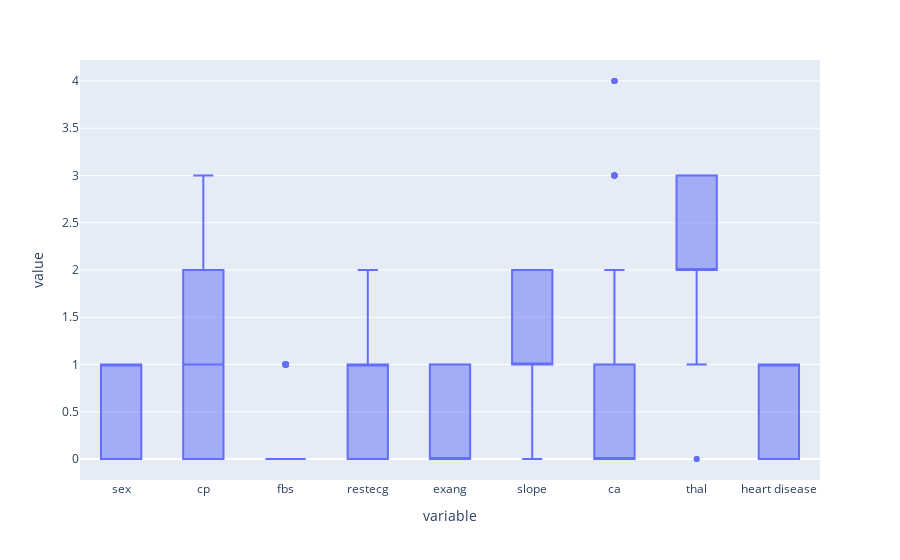

Write notebook code for a chart like this one.
### Markdown cell above
#### 10. Visually identify if there is presence of any outliers in the columns and resolve them using a zscore test and a pvalue threshold of your choosing.

### Code cell
nd = df_all.drop(columns=['age', 'bmi', 'children', 'charges', 'trestbps', 'chol', 'thalach', 'oldpeak', 'smoker', 'region'])

# # handling NAN values
# nd.dropna(how="any", inplace=True)

import plotly.express as px

fig = px.box(nd)
fig.show()

### Figure 1 — Plotly figure (JSON) as saved in the notebook; plotly's stock layout.template omitted (floating-point values rounded to 4 significant figures; data arrays with more than 128 entries replaced by an {"elided": "..."} marker saying what was removed)
{"data": [{"alignmentgroup": "True", "hovertemplate": "variable=%{x}<br>value=%{y}<extra></extra>", "legendgroup": "", "marker": {"color": "#636efa"}, "name": "", "notched": false, "offsetgroup": "", "orientation": "v", "showlegend": false, "type": "box", "x": {"elided": "2727 str values"}, "x0": " ", "xaxis": "x", "y": {"elided": "2727 int values"}, "y0": " ", "yaxis": "y"}], "layout": {"boxmode": "group", "legend": {"tracegroupgap": 0}, "margin": {"t": 60}, "xaxis": {"anchor": "y", "domain": [0, 1], "title": {"text": "variable"}}, "yaxis": {"anchor": "x", "domain": [0, 1], "title": {"text": "value"}}}}
